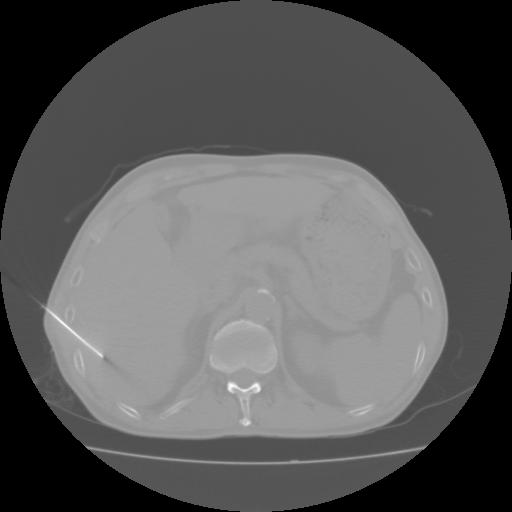
#> input picture Test_Img/10.jpg, 512 x 512 px, found by its file name
$ python rescale_intensity.py
#> lines starting #> are read from the running program, lines starting #| are printed output that depends on the picture
# 图像强度归一化
from skimage import data, exposure, img_as_float, io
import numpy as np
img = img_as_float(io.imread('/home/qiao/PythonProjects/Scikit-image_On_CT/Test_Img/10.jpg'))
#> img: shape (512, 512) float64; min 0, max 0.996, mean 0.356
io.imshow(img)
io.show()
p2, p98 = np.percentile(img, (2, 98))
#> p2 = 0; p98 = 0.639
img_rescale = exposure.rescale_intensity(img, in_range=(p2, p98))
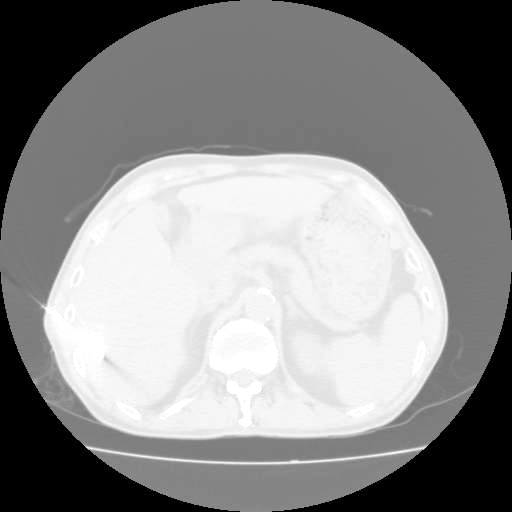
#> img_rescale: shape (512, 512) float64; min 0, max 1, mean 0.555


io.imshow(img_rescale)
io.show()

$ run again, with Test_Img/4.jpg copied over Test_Img/10.jpg
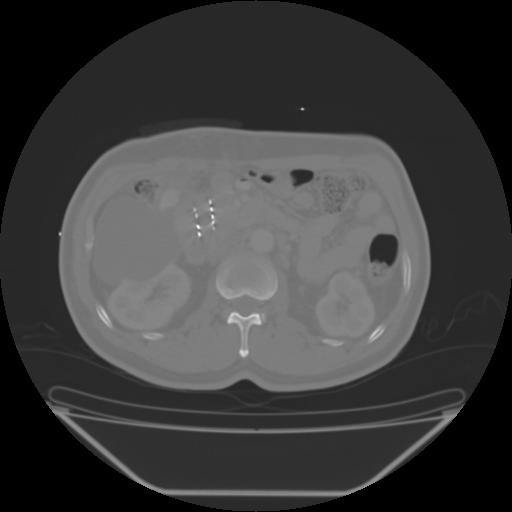
#> input picture Test_Img/4.jpg, 512 x 512 px, found by its file name
#> p2 = 0; p98 = 0.522
#> `img_rescale = exposure.rescale_intensity(img, in_range=(p2, p98))`:
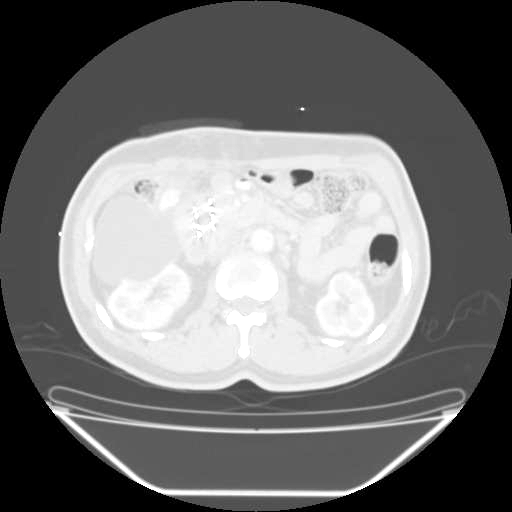
#> img_rescale: shape (512, 512) float64; min 0, max 1, mean 0.453

$ run again, with Test_Img/41.jpg copied over Test_Img/10.jpg
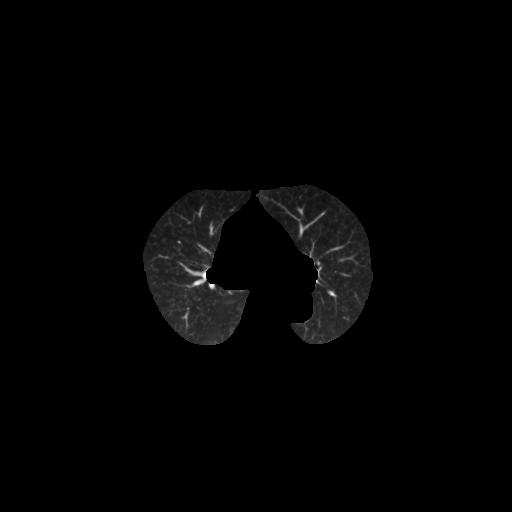
#> input picture Test_Img/41.jpg, 512 x 512 px, found by its file name
#> p2 = 0; p98 = 0.188
#> `img_rescale = exposure.rescale_intensity(img, in_range=(p2, p98))`:
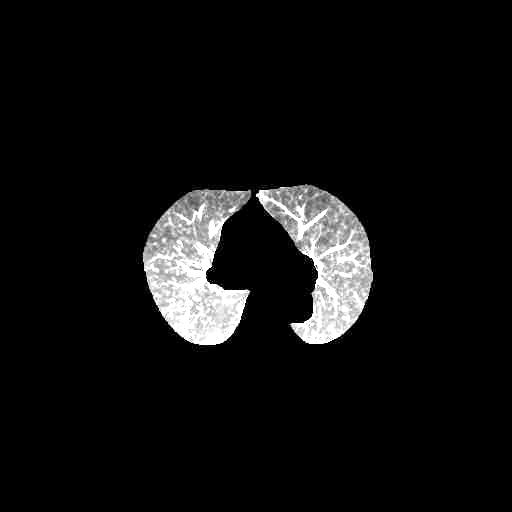
#> img_rescale: shape (512, 512) float64; min 0, max 1, mean 0.0639
